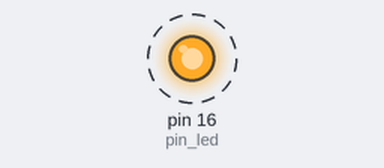
Recording of a sketch running on a simulated Arduino Uno, built with avr-gcc and run on an emulated ATmega328P. Parts: output pins drawn as LEDs (lit = HIGH). Dashed ring = blinking.

Above: at 0.5 s.
Timing chart, 0 to 4.6 s (numbered marks = the images above):
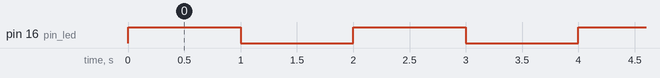

The sketch:

blink-delay.ino
```cpp
int pin_led = 16;
/* hàm này được gọi 1 lần duy nhất khi khởi động */
void setup() {

  pinMode(pin_led, OUTPUT);    // cấu hình pin 16 là ngõ ra
}

/* hàm loop sẽ được gọi liên tục */
void loop() {
  digitalWrite(pin_led, HIGH); // tắt LED (HIGH - có nghĩa là mức cao)
  delay(1000);                 // chờ 1 giây
  digitalWrite(pin_led, LOW);  // bật LED bởi mức điện áp LOW
  delay(1000);                 // chờ 1 giây
}
```

Measured:
- by itself, pin 16 (pin_led): alternates HIGH for 1.0 s and LOW for 1.0 s
